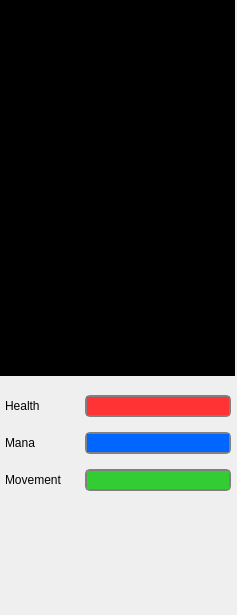
<ui version="4.0" >
 <class>RightWidget</class>
 <widget class="QWidget" name="RightWidget" >
  <property name="geometry" >
   <rect>
    <x>0</x>
    <y>0</y>
    <width>237</width>
    <height>615</height>
   </rect>
  </property>
  <property name="windowTitle" >
   <string>Form</string>
  </property>
  <widget class="QWidget" name="layoutWidget" >
   <property name="geometry" >
    <rect>
     <x>0</x>
     <y>380</y>
     <width>236</width>
     <height>126</height>
    </rect>
   </property>
   <layout class="QGridLayout" >
    <property name="leftMargin" >
     <number>5</number>
    </property>
    <property name="horizontalSpacing" >
     <number>0</number>
    </property>
    <property name="verticalSpacing" >
     <number>5</number>
    </property>
    <item row="0" column="0" >
     <widget class="QLabel" name="label_health" >
      <property name="sizePolicy" >
       <sizepolicy vsizetype="Preferred" hsizetype="Fixed" >
        <horstretch>0</horstretch>
        <verstretch>0</verstretch>
       </sizepolicy>
      </property>
      <property name="minimumSize" >
       <size>
        <width>80</width>
        <height>0</height>
       </size>
      </property>
      <property name="text" >
       <string>Health</string>
      </property>
     </widget>
    </item>
    <item row="0" column="1" >
     <widget class="QProgressBar" name="bar_health" >
      <property name="minimumSize" >
       <size>
        <width>0</width>
        <height>22</height>
       </size>
      </property>
      <property name="maximumSize" >
       <size>
        <width>16777215</width>
        <height>22</height>
       </size>
      </property>
      <property name="styleSheet" >
       <string>QProgressBar { border: 2px solid gray; border-radius: 5px; }
QProgressBar::chunk {background-color:#FF3333;}</string>
      </property>
      <property name="value" >
       <number>100</number>
      </property>
      <property name="textVisible" >
       <bool>false</bool>
      </property>
     </widget>
    </item>
    <item row="1" column="0" >
     <widget class="QLabel" name="label_mana" >
      <property name="sizePolicy" >
       <sizepolicy vsizetype="Preferred" hsizetype="Fixed" >
        <horstretch>0</horstretch>
        <verstretch>0</verstretch>
       </sizepolicy>
      </property>
      <property name="minimumSize" >
       <size>
        <width>80</width>
        <height>0</height>
       </size>
      </property>
      <property name="text" >
       <string>Mana</string>
      </property>
     </widget>
    </item>
    <item row="1" column="1" >
     <widget class="QProgressBar" name="bar_mana" >
      <property name="minimumSize" >
       <size>
        <width>0</width>
        <height>22</height>
       </size>
      </property>
      <property name="maximumSize" >
       <size>
        <width>16777215</width>
        <height>22</height>
       </size>
      </property>
      <property name="styleSheet" >
       <string>QProgressBar { border: 2px solid gray; border-radius: 5px; }
QProgressBar::chunk {background-color:#0066FF}</string>
      </property>
      <property name="value" >
       <number>100</number>
      </property>
      <property name="textVisible" >
       <bool>false</bool>
      </property>
     </widget>
    </item>
    <item row="2" column="0" >
     <widget class="QLabel" name="label_movement" >
      <property name="sizePolicy" >
       <sizepolicy vsizetype="Preferred" hsizetype="Fixed" >
        <horstretch>0</horstretch>
        <verstretch>0</verstretch>
       </sizepolicy>
      </property>
      <property name="minimumSize" >
       <size>
        <width>80</width>
        <height>0</height>
       </size>
      </property>
      <property name="text" >
       <string>Movement</string>
      </property>
     </widget>
    </item>
    <item row="2" column="1" >
     <widget class="QProgressBar" name="bar_movement" >
      <property name="minimumSize" >
       <size>
        <width>0</width>
        <height>22</height>
       </size>
      </property>
      <property name="maximumSize" >
       <size>
        <width>16777215</width>
        <height>22</height>
       </size>
      </property>
      <property name="styleSheet" >
       <string>QProgressBar { border: 2px solid gray; border-radius: 5px; }
QProgressBar::chunk {background-color:#33CC33;}</string>
      </property>
      <property name="value" >
       <number>100</number>
      </property>
      <property name="textVisible" >
       <bool>false</bool>
      </property>
     </widget>
    </item>
   </layout>
  </widget>
  <widget class="QTextEdit" name="wild_map" >
   <property name="geometry" >
    <rect>
     <x>0</x>
     <y>0</y>
     <width>235</width>
     <height>376</height>
    </rect>
   </property>
   <property name="focusPolicy" >
    <enum>Qt::NoFocus</enum>
   </property>
   <property name="styleSheet" >
    <string>QTextEdit { background-color: #000000; font: 10pt "Courier"; color: #FFFFFF;}</string>
   </property>
   <property name="verticalScrollBarPolicy" >
    <enum>Qt::ScrollBarAlwaysOff</enum>
   </property>
   <property name="horizontalScrollBarPolicy" >
    <enum>Qt::ScrollBarAlwaysOff</enum>
   </property>
   <property name="readOnly" >
    <bool>true</bool>
   </property>
   <property name="html" >
    <string>&lt;html>&lt;head>&lt;meta name="qrichtext" content="1" />&lt;style type="text/css">
p, li { white-space: pre-wrap; }
&lt;/style>&lt;/head>&lt;body style=" font-family:'Courier'; font-size:10pt; font-weight:400; font-style:normal;">
&lt;p style="-qt-paragraph-type:empty; margin-top:0px; margin-bottom:0px; margin-left:0px; margin-right:0px; -qt-block-indent:0; text-indent:0px;">&lt;/p>&lt;/body>&lt;/html></string>
   </property>
   <property name="char_width" stdset="0" >
    <number>29</number>
   </property>
   <property name="char_height" stdset="0" >
    <number>19</number>
   </property>
  </widget>
 </widget>
 <layoutdefault spacing="5" margin="5" />
 <resources/>
 <connections/>
 <designerdata>
  <property name="gridDeltaX" >
   <number>5</number>
  </property>
  <property name="gridDeltaY" >
   <number>5</number>
  </property>
  <property name="gridSnapX" >
   <bool>true</bool>
  </property>
  <property name="gridSnapY" >
   <bool>true</bool>
  </property>
  <property name="gridVisible" >
   <bool>true</bool>
  </property>
 </designerdata>
</ui>
